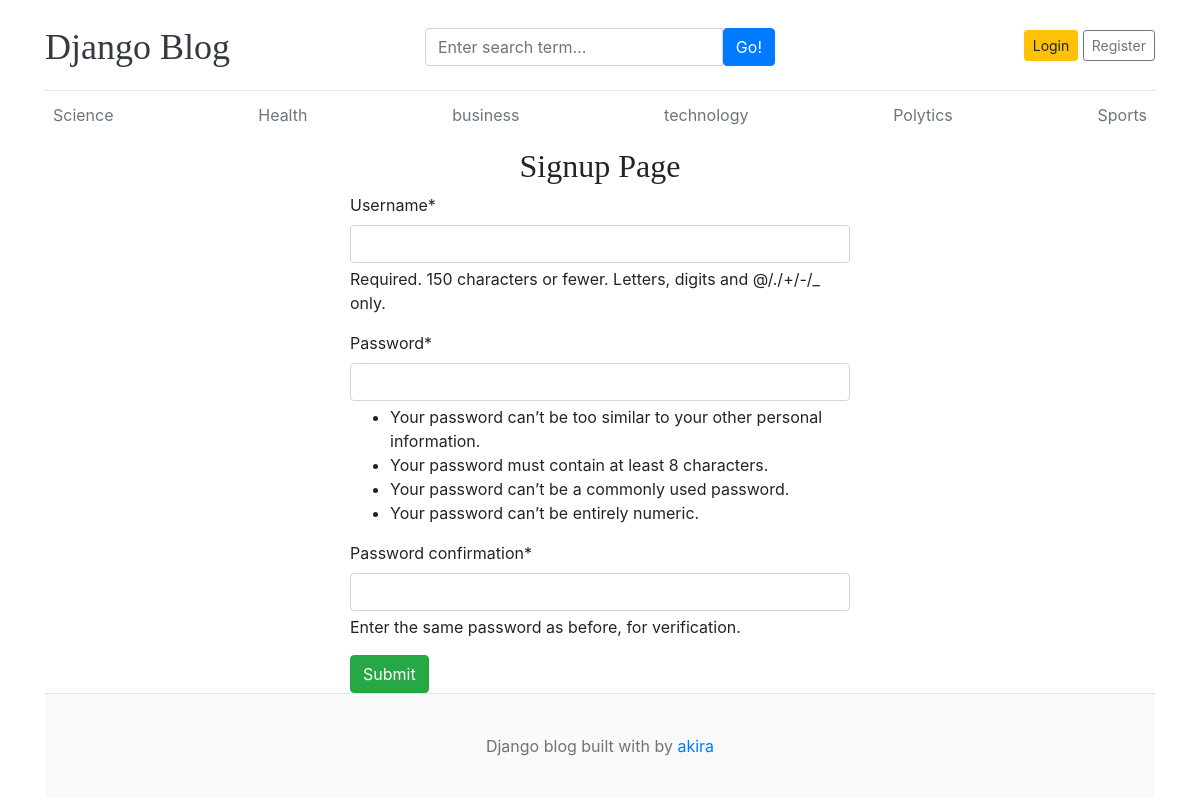
Screenshot of /register with the database file from the repository.
### blog/models.py (models this page shows, shortened)
class Category(models.Model):
    category_name=models.CharField(max_length=50,unique=True)
    create_at=models.DateTimeField(auto_now_add=True)
    updated_at=models.DateTimeField(auto_now=True)
    class Meta:
        verbose_name_plural='categories'

### project1/views.py (the view)
# urls.py: path('register',views.register,name='register'),
def register(request):
    if request.method=='POST':
        form=RegistrationForm(request.POST)
        if form.is_valid():
            form.save()
            return redirect('register')
        else:
            print(form.errors)
    else:
        form=RegistrationForm()
    context={
        'form':form,
    }
    return render(request,'register.html',context)

### project1/forms.py
class RegistrationForm(UserCreationForm):
    class Meta:
        model=User
        fields=('username','password1','password2')

### blog/context_processors.py (called while the page is built)
def  get_categories(request):
    categories=Category.objects.all()
    return dict(categories=categories)

def get_social_links(request):
    social_links=SocialLink.objects.all()
    return dict(social_links=social_links)

### templates/register.html (shortened to what this page needs)
{% extends 'base.html' %}
{% block content %}
{% load crispy_forms_tags %}
<h2 class="text-center" >Signup Page</h2>
<form action="{% url "register" %}" method="POST" style="width: 500px; margin: auto;">
    {{form | crispy}}
    <button type="submit" class="btn btn-success">Submit</button>
</form>
{% endblock  %}

### templates/base.html (shortened to what this page needs)
{% load static %}
<!DOCTYPE html>
<html lang="en">
<head>
    <link href="https://getbootstrap.com/docs/4.0/dist/css/bootstrap.min.css" rel="stylesheet">
    <link rel="stylesheet" href="{% static 'css/blog.css' %}">
    <link rel="stylesheet" href="https://cdnjs.cloudflare.com/ajax/libs/font-awesome/4.7.0/css/font-awesome.min.css">
  </head>
<body>
    <div class="container">
      <header class="blog-header py-3">
        <div class="row flex-nowrap justify-content-between align-items-center">
          <div class="col-4 pt-1">
            <a class="blog-header-logo text-dark" href="/">Django Blog</a>
          </div>
          <div class="col-4 pt-1">
            <form action="{% url "search" %}" method="GET">
              <div class="input-group">
                <input value="{{keyword}}" name="keyword" class="form-control" type="text" placeholder="Enter search term..." aria-label="Enter search term..." aria-describedby="button-search" />
                <button type="submit" class="btn btn-primary" id="button-search" type="button">Go!</button>
              </div>
            </form>
          </div>
          <div class="col-4 d-flex justify-content-end align-items-center">
            {% if not user.is_authenticated %}
            <a class="btn btn-sm btn-warning" href="{% url "login" %}">Login</a>  &nbsp;
            <a class="btn btn-sm btn-outline-secondary" href="register">Register</a>
          </div>
          {% else %}
          <button class="btn btn-outline-warning"><span><a href="{% url "dashboard" %}">Dashboard and Add more Blogs </a></span></button>
          &emsp;
          <button class="btn btn-outline-warning" style="color: white;"><span><a href="{% url "logout" %}">Logout</a></span></button>
          {% endif %}
        </div>
      </header>
      <div class="nav-scroller py-1 mb-2">
        <nav class="nav d-flex justify-content-between">
          {% for cat in categories %}
          <a class="p-2 text-muted" href="{% url 'posts_by_category' cat.id %}">{{cat.category_name}}</a>
          {% endfor %}
        </nav>
      </div>
    {% block content %}
    {% endblock  %}
  <footer class="blog-footer">
    <p>Django blog built with   by <a href="#">akira</a></p>
  </footer>
  </body>
</html>

### project1/static/css/blog.css (style rules this page uses)
.blog-header { border-bottom: 1px solid #e5e5e5; }
.blog-header-logo { font-family: "Playfair Display", Georgia, "Times New Roman", serif; font-size: 2.25rem; }
h1, h2, h3, h4, h5, h6 { font-family: "Playfair Display", Georgia, "Times New Roman", serif; }
.blog-footer { padding: 2.5rem 0; color: #727272; text-align: center; background-color: #f9f9f9; border-top: .05rem solid #e5e5e5; }
.blog-footer p:last-child { margin-bottom: 0; }

### rows the page displays
Category: category_name "Science"
Category: category_name "Health"
Category: category_name "business"
Category: category_name "technology"
Category: category_name "Polytics"
Category: category_name "Sports"
